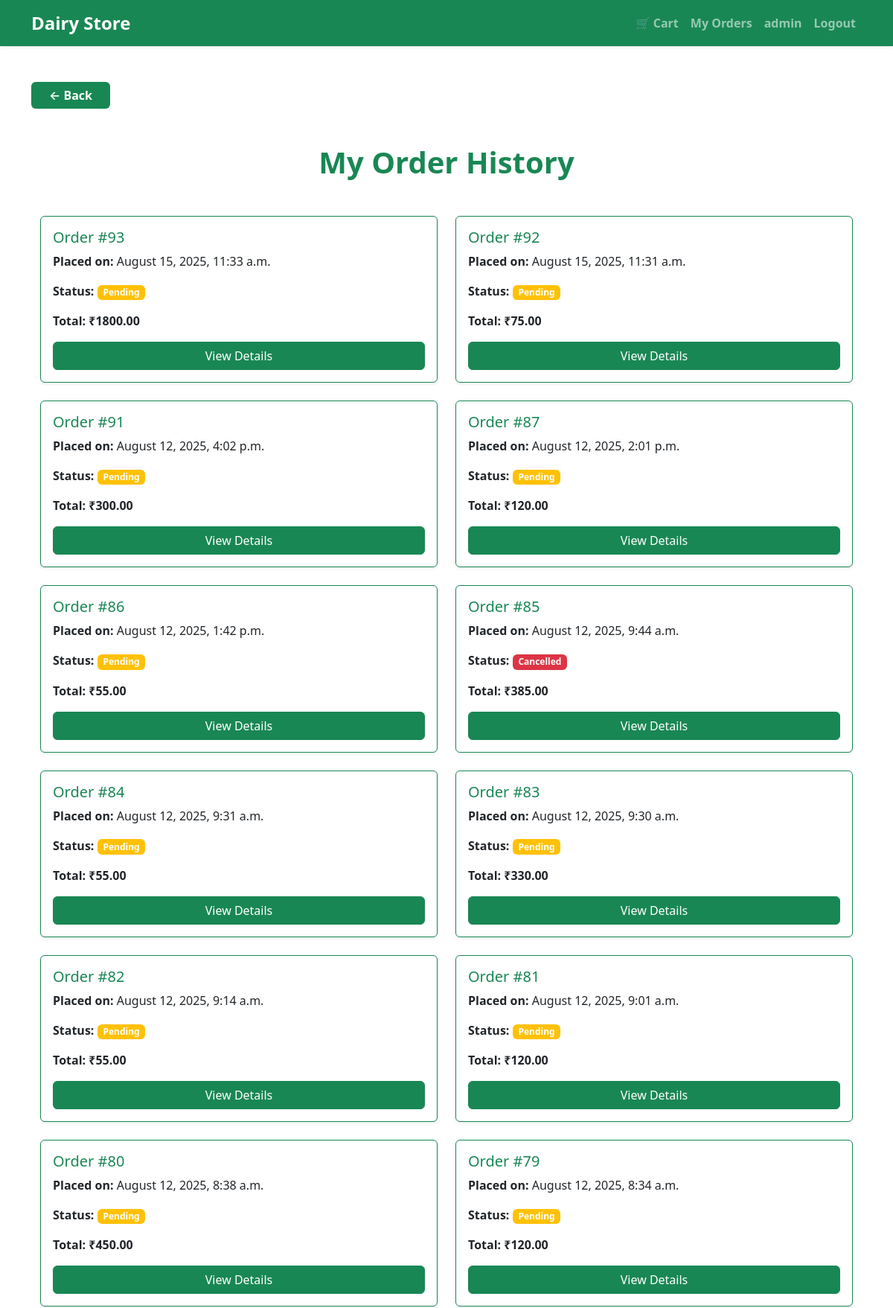
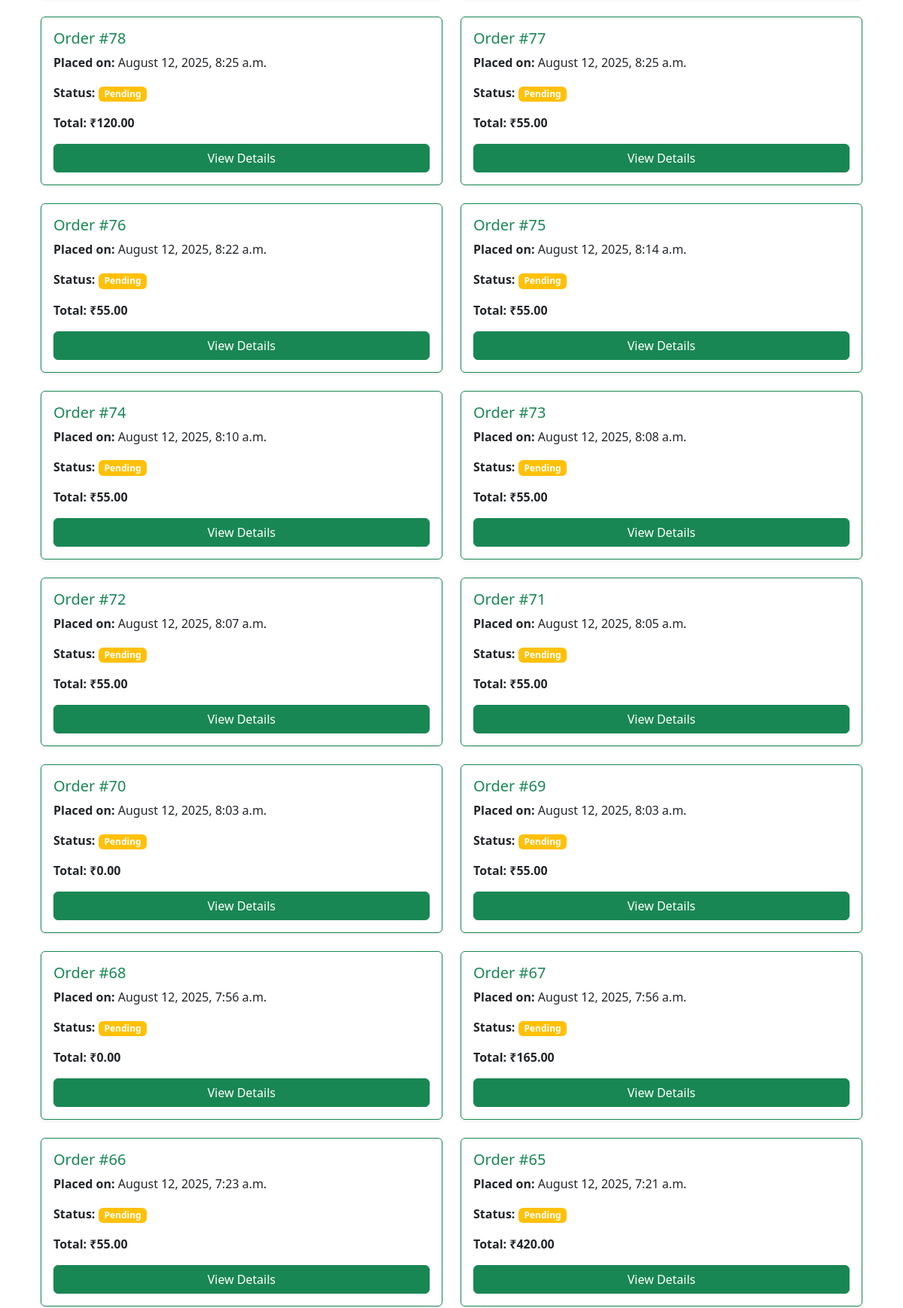
The page /orders/history/ (signed in, upper part) on the database its author committed (2 pictures, top to bottom).
### orders/models.py (models this page shows, shortened)
class Order(models.Model):
    STATUS_CHOICES = [
        ('Pending', 'Pending'),
        ('Processing', 'Processing'),
        ('Shipped', 'Shipped'),
        ('Delivered', 'Delivered'),
        ('Cancelled', 'Cancelled'),
    ]
    user = models.ForeignKey(User, on_delete=models.CASCADE)
    full_name = models.CharField(max_length=100)
    email = models.EmailField()
    phone = models.CharField(max_length=20)
    address = models.TextField()
    payment_method = models.CharField(max_length=50)  # e.g., 'cash on delivery', 'razorpay', etc.
    status = models.CharField(max_length=20, choices=STATUS_CHOICES, default='Pending')
    created_at = models.DateTimeField(auto_now_add=True)
    total_price = models.DecimalField(max_digits=10, decimal_places=2)
    is_cancelled = models.BooleanField(default=False)
    cancelled_at = models.DateTimeField(null=True, blank=True)
    cancellation_reason = models.TextField(null=True, blank=True)
    is_returned = models.BooleanField(default=False)
    returned_at = models.DateTimeField(null=True, blank=True)
    return_reason = models.TextField(null=True, blank=True)

### orders/views.py (the view)
# urls.py: path('history/', views.order_history, name='order_history'),
@login_required
def order_history(request):
    orders = Order.objects.filter(user=request.user).order_by('-created_at')
    return render(request, 'orders/order_history.html', {'orders': orders})

### cart/context_processors.py (called while the page is built)
def cart_totals(request):
    if request.user.is_authenticated:
        cart_items = CartItem.objects.filter(cart__user=request.user)
        total_amount = sum(item.product.price * item.quantity for item in cart_items)
        total_quantity = sum(item.quantity for item in cart_items)
        return {'cart_total_amount': total_amount, 'cart_total_quantity': total_quantity}
    return {}

### orders/templates/orders/order_history.html (shortened to what this page needs)
{% extends 'base.html' %} {% block title %}My Orders{% endblock %} {% block content %}
<div class="container py-4">
    <h1 class="text-center mb-5 fw-bold text-success">My Order History</h1>
    {% if orders %}
    <div class="row row-cols-1 row-cols-md-2 g-4">
        {% for order in orders %}
        <div class="col">
            <div class="card shadow-sm h-100 border-success card-hover">
                <div class="card-body">
                    <h5 class="card-title text-success">Order #{{ order.id }}</h5>
                    <p class="card-text"><strong>Placed on:</strong> {{ order.created_at|date:"F j, Y, g:i a" }}</p>
                    <p class="card-text">
                        <strong>Status:</strong>
                        <span class="badge
                            {% if order.status == 'Pending' %}bg-warning
                            {% elif order.status == 'Processing' %}bg-info
                            {% elif order.status == 'Shipped' %}bg-primary
                            {% elif order.status == 'Delivered' %}bg-success
                            {% elif order.status == 'Cancelled' %}bg-danger
                            {% else %}bg-secondary
                            {% endif %}
                            text-white">{{ order.status }}</span>
                    </p>
                    <p class="card-text fw-bold">Total: ₹{{ order.total_price|floatformat:2 }}</p>
                    <a href="{% url 'order_detail' order.id %}" class="btn btn-success w-100">View Details</a>
                </div>
            </div>
        </div>
        {% endfor %}
    </div>
    {% else %}
    <p class="text-center fs-5 text-muted">You have no orders yet.</p>
    {% endif %}
</div>
{% endblock %}

### templates/base.html (shortened to what this page needs)
<!DOCTYPE html>
<html lang="en">
<head>
    <link href="https://cdn.jsdelivr.net/npm/bootstrap@5.3.3/dist/css/bootstrap.min.css" rel="stylesheet" />
</head>
<body>
    <nav class="navbar navbar-expand-lg navbar-dark navbar-bg-success shadow-sm">
        <div class="container">
            <a class="navbar-brand fw-bold fs-4" href="{% url 'home' %}">Dairy Store</a>
            <div class="collapse navbar-collapse" id="navbarNav">
                <ul class="navbar-nav ms-auto fw-semibold">
                    <li class="nav-item">
                        <a class="nav-link" href="{% url 'view_cart' %}">🛒 Cart</a>
                    </li>
                    <li class="nav-item">
                        <a class="nav-link" href="{% url 'order_history' %}">My Orders</a>
                    </li>
                    {% if user.is_authenticated %}
                    <li class="nav-item">
                        <a class="nav-link" href="#">{{ user.username }}</a>
                    </li>
                    <li class="nav-item">
                        <a class="nav-link" href="{% url 'logout' %}">Logout</a>
                    </li>
                    {% endif %}
                </ul>
            </div>
        </div>
    </nav>
    <main class="container my-5">
        <button class="btn-back mb-4" onclick="window.history.back()">
            &larr; Back
        </button> {% block content %}{% endblock %}
    </main>
</body>
</html>

### templates/base.html (style rules this page uses)
.navbar-bg-success { background-color: #198754 !important; }
.btn-back { background-color: #198754; color: white; border-radius: 0.375rem; padding: 0.375rem 1.5rem; font-weight: 600; transition: background-color 0.3s ease; border: none; cursor: pointer; }

### orders/templates/orders/order_history.html (style rules this page uses)
.card-hover { transition: transform 0.2s ease, box-shadow 0.2s ease; }

### rows shown on the page
Order: id "93", created_at "August 15, 2025, 11:33 a.m.", status "Pending", total_price "1800.00"
Order: id "92", created_at "August 15, 2025, 11:31 a.m.", status "Pending", total_price "75.00"
Order: id "91", created_at "August 12, 2025, 4:02 p.m.", status "Pending", total_price "300.00"
Order: id "87", created_at "August 12, 2025, 2:01 p.m.", status "Pending", total_price "120.00"
Order: id "86", created_at "August 12, 2025, 1:42 p.m.", status "Pending", total_price "55.00"
Order: id "85", created_at "August 12, 2025, 9:44 a.m.", status "Cancelled", total_price "385.00"
Order: id "84", created_at "August 12, 2025, 9:31 a.m.", status "Pending", total_price "55.00"
Order: id "83", created_at "August 12, 2025, 9:30 a.m.", status "Pending", total_price "330.00"
Order: id "82", created_at "August 12, 2025, 9:14 a.m.", status "Pending", total_price "55.00"
Order: id "81", created_at "August 12, 2025, 9:01 a.m.", status "Pending", total_price "120.00"
Order: id "80", created_at "August 12, 2025, 8:38 a.m.", status "Pending", total_price "450.00"
Order: id "79", created_at "August 12, 2025, 8:34 a.m.", status "Pending", total_price "120.00"
Order: id "78", created_at "August 12, 2025, 8:25 a.m.", status "Pending", total_price "120.00"
Order: id "77", created_at "August 12, 2025, 8:25 a.m.", status "Pending", total_price "55.00"
Order: id "76", created_at "August 12, 2025, 8:22 a.m.", status "Pending", total_price "55.00"
Order: id "75", created_at "August 12, 2025, 8:14 a.m.", status "Pending", total_price "55.00"
Order: id "74", created_at "August 12, 2025, 8:10 a.m.", status "Pending", total_price "55.00"
Order: id "73", created_at "August 12, 2025, 8:08 a.m.", status "Pending", total_price "55.00"
Order: id "72", created_at "August 12, 2025, 8:07 a.m.", status "Pending", total_price "55.00"
Order: id "71", created_at "August 12, 2025, 8:05 a.m.", status "Pending", total_price "55.00"
Order: id "70", created_at "August 12, 2025, 8:03 a.m.", status "Pending", total_price "0.00"
Order: id "69", created_at "August 12, 2025, 8:03 a.m.", status "Pending", total_price "55.00"
Order: id "68", created_at "August 12, 2025, 7:56 a.m.", status "Pending", total_price "0.00"
Order: id "67", created_at "August 12, 2025, 7:56 a.m.", status "Pending", total_price "165.00"
Order: id "66", created_at "August 12, 2025, 7:23 a.m.", status "Pending", total_price "55.00"
Order: id "65", created_at "August 12, 2025, 7:21 a.m.", status "Pending", total_price "420.00"

### other values the page prints
{{ user.username }} "admin"
